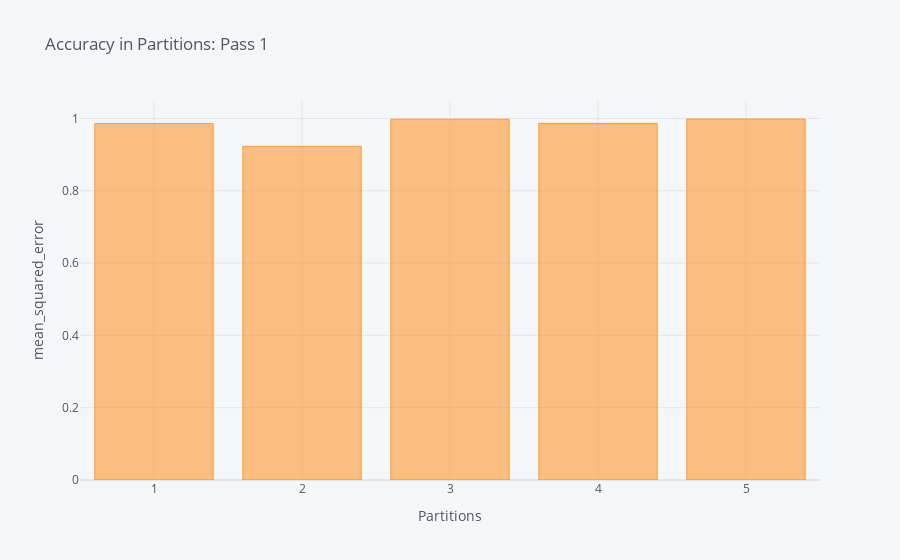

Notebook cell for this chart:
### Code cell
fig8 = dff.iplot(kind='bar',x='Partition',y='Accuracy',title='Accuracy in Partitions: Pass 1',xTitle='Partitions',yTitle='mean_squared_error',asFigure=True)
fig8

### Figure 1 — Plotly figure (JSON) as saved in the notebook; plotly's stock layout.template omitted (floating-point values rounded to 4 significant figures)
{"data": [{"marker": {"color": "rgba(255, 153, 51, 0.6)", "line": {"color": "rgba(255, 153, 51, 1.0)", "width": 1}}, "name": "Accuracy", "orientation": "v", "text": "", "type": "bar", "x": [1, 2, 3, 4, 5], "y": [0.9859, 0.9229, 0.9978, 0.9865, 0.9985]}], "layout": {"legend": {"bgcolor": "#F5F6F9", "font": {"color": "#4D5663"}}, "paper_bgcolor": "#F5F6F9", "plot_bgcolor": "#F5F6F9", "title": {"font": {"color": "#4D5663"}, "text": "Accuracy in Partitions: Pass 1"}, "xaxis": {"gridcolor": "#E1E5ED", "showgrid": true, "tickfont": {"color": "#4D5663"}, "title": {"font": {"color": "#4D5663"}, "text": "Partitions"}, "zerolinecolor": "#E1E5ED"}, "yaxis": {"gridcolor": "#E1E5ED", "showgrid": true, "tickfont": {"color": "#4D5663"}, "title": {"font": {"color": "#4D5663"}, "text": "mean_squared_error"}, "zerolinecolor": "#E1E5ED"}}}
